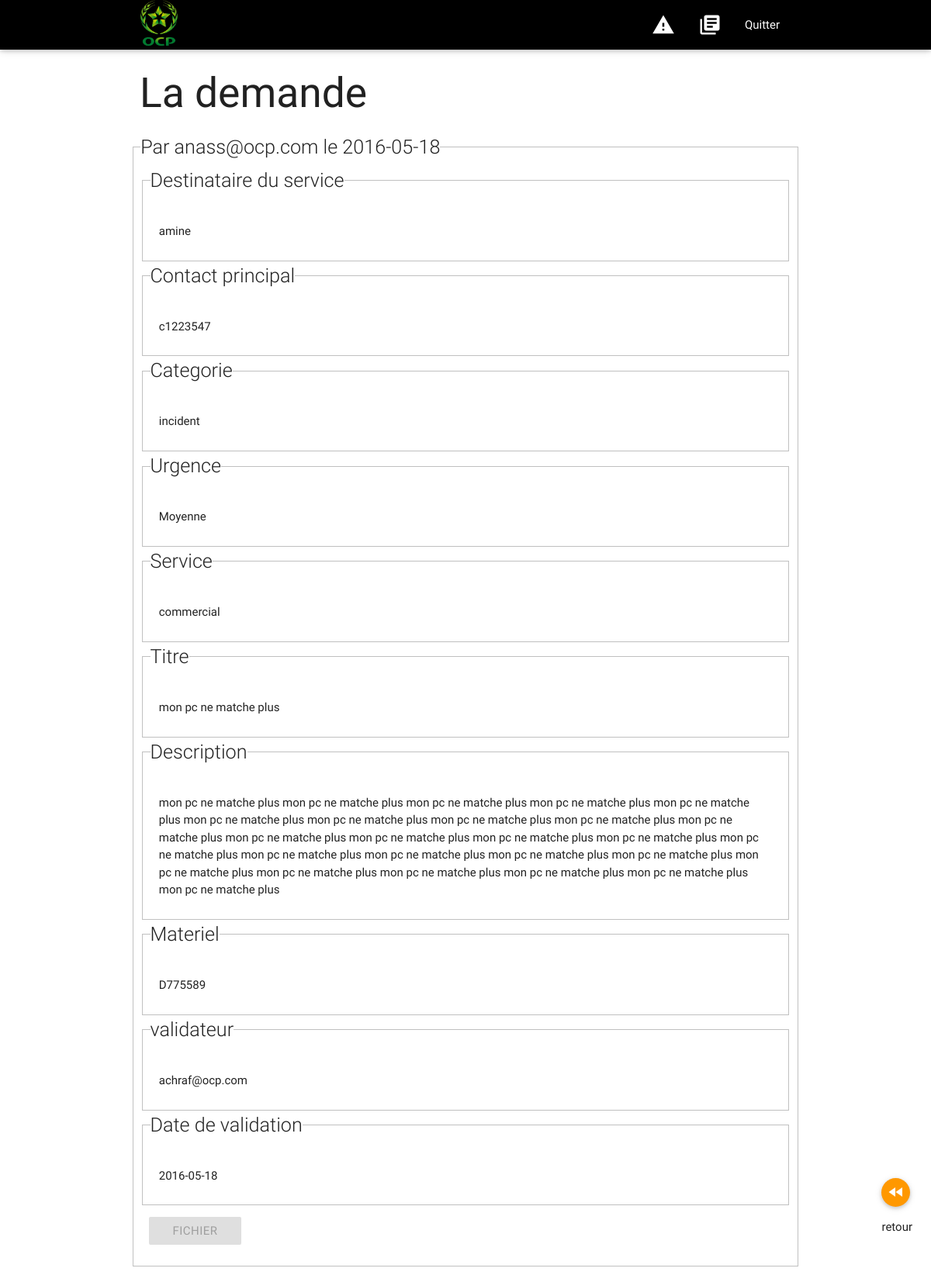
Screenshot of /index.php?page=hpinterarch&id=16 (signed in) with the database file from the repository.
### tables this page shows
CREATE TABLE IF NOT EXISTS `demande` (
  `id` int(11) NOT NULL AUTO_INCREMENT,
  `dest` varchar(255) NOT NULL,
  `contact` varchar(255) NOT NULL,
  `categorie` varchar(255) NOT NULL,
  `urg` varchar(255) NOT NULL,
  `serv` varchar(255) NOT NULL,
  `titre` varchar(255) NOT NULL,
  `description` text NOT NULL,
  `materiel` varchar(255) NOT NULL,
  `file` varchar(255) DEFAULT NULL,
  `date` date NOT NULL,
  `edit` varchar(255) NOT NULL,
  `valid` varchar(255) DEFAULT NULL,
  `hpdescription` text,
  `hpedit` varchar(255) DEFAULT NULL,
  `hpdate` date DEFAULT NULL,
  `renvoyer` tinyint(4) DEFAULT NULL,
  `ocpedit` varchar(255) DEFAULT NULL,
  `ocpdate` date DEFAULT NULL,
  PRIMARY KEY (`id`)
);

### functions/hpinterarch.func.php (called while the page is built)
<?php
    function get_interarch()
    {
        global $db;
        $req=$db->query("SELECT * FROM demande WHERE valid='hp' AND id='{$_GET['id']}'");
        $results=array();
        while($rows=$req->fetchObject())
        {
            $results[]=$rows;
        }
        return $results;
    }
?>

### pages/hpinterarch.php (the view, shortened to what this page needs)
<h2>La demande</h2>
<?php
     $posts=get_interarch();
     foreach($posts as $post){
        $dest1 = $post->dest;
        $contact1 = $post->contact;
        $categorie1 = $post->categorie;
        $urgence1 = $post->urg;
        $service1 = $post->serv;
        $titre1 = $post->titre;
        $description1 = $post->description;
        $hpedit=$post->hpedit;
        $hpdate=$post->hpdate;
     }
?>
<div class="row">
    <fieldset>
    <legend class="flow-text">Par <?=$post->edit?> le <?=$post->date?></legend>
    <fieldset>
    <legend class="flow-text">Destinataire du service</legend>
    <div class="input-field col s12">
        <p><?=$dest1?></p>
    </div>
    </fieldset>
    <fieldset>
    <legend class="flow-text">Contact principal</legend>
    <div class="input-field col s12">
        <p><?=$contact1?></p>
    </div>
    </fieldset>
    <fieldset>
    <legend class="flow-text">Categorie</legend>
    <div class="input-field col s12">
        <p><?=$categorie1?></p>
    </div>
    </fieldset>
    <fieldset>
    <legend class="flow-text">Urgence</legend>
    <div class="input-field col s12">
        <p><?=$urgence1?></p>
    </div>
    </fieldset>
    <fieldset>
    <legend class="flow-text">Service</legend>
    <div class="input-field col s12">
        <p><?=$service1?></p>
    </div>
    </fieldset>
    <fieldset>
    <legend class="flow-text">Titre</legend>
    <div class="input-field col s12">
        <p><?=$titre1?></p>
    </div>
    </fieldset>
    <fieldset>
    <legend class="flow-text">Description</legend>
    <div class="input-field col s12">
        <p><?=$description1?></p>
    </div>
    </fieldset>
    <fieldset>
    <legend class="flow-text">Materiel</legend>
    <div class="input-field col s12">
        <p><?=$post->materiel?></p>
    </div>
    </fieldset>
    <fieldset>
    <legend class="flow-text">validateur</legend>
    <div class="input-field col s12">
        <p><?=$hpedit?></p>
    </div>
    </fieldset><fieldset>
    <legend class="flow-text">Date de validation</legend>
    <div class="input-field col s12">
        <p><?=$hpdate?></p>
    </div>
    </fieldset>
    <div class="col s12">
      <?php
           if(!empty($post->file)){
      ?>
            <p><a href="index.php?page=telecharger&id=<?=$post->file?>" class="btn">fichier</a></p>
      <?php
           }else{
      ?>
           <p><a href="#" class="btn disabled">fichier</a></p>
      <?php
           }
      ?>
    </div>
    </fieldset>
</div>
<div class="fixed-action-btn vertical click-to-toggle" style="bottom: 45px; right: 24px;">
    <a href="index.php?page=hparchives" class="btn-floating orange">
      <i class="material-icons">fast_rewind</i>
    </a><p>retour</p>
</div>

### rows the page displays
demande: edit "anass@ocp.com", date "2016-05-18", dest "amine", contact "c1223547", categorie "incident", urg "Moyenne", serv "commercial", titre "mon pc ne matche plus", description "mon pc ne matche plus mon pc ne matche plus mon pc ne matche plus mon pc ne matche plus mon pc ne matche plus mon pc ne matche plus mon pc ne matche plus mon pc ne matche plus mon pc ne matche plus mon pc ne matche plus mon pc ne matche plus mon pc ne matche plus mon pc ne matche plus mon pc ne matche plus mon pc ne matche plus mon pc ne matche plus mon pc ne matche plus mon pc ne matche plus mon pc ne matche plus mon pc ne matche plus mon pc ne matche plus mon pc ne matche plus mon pc ne matche plus mon pc ne matche plus mon pc ne matche plus", materiel "D775589", hpedit "achraf@ocp.com", hpdate "2016-05-18"
